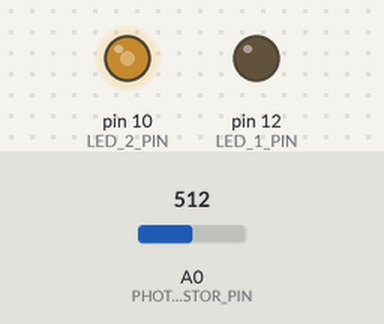
The sketch below on a simulated Arduino Uno, built with avr-gcc and run on an emulated ATmega328P. Parts: output pins drawn as LEDs (lit = HIGH). The inputs (shaded band) are chosen by the test bench; at power-on: A0 (PHOTORESISTOR_PIN) = 512.

Above: at 1.2 s.
1.3 s: A0 (PHOTORESISTOR_PIN) set to 320
At 2.3 s:
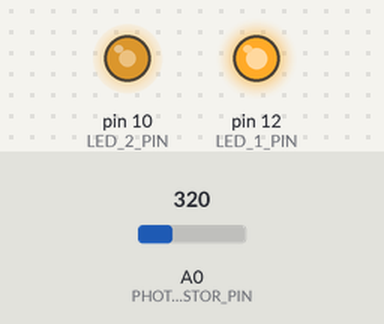
2.8 s: A0 (PHOTORESISTOR_PIN) set to 340
At 3.5 s:
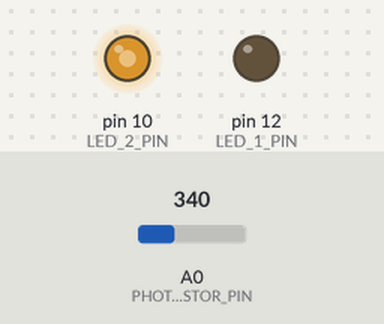
4.3 s: A0 (PHOTORESISTOR_PIN) set to 122
At 4.6 s:
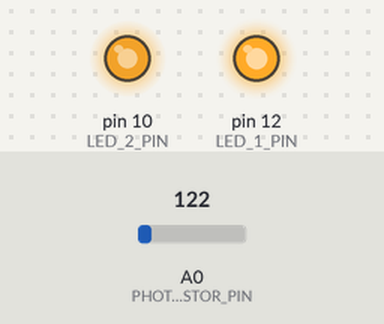
5.8 s: A0 (PHOTORESISTOR_PIN) set to 900
At 7.0 s:
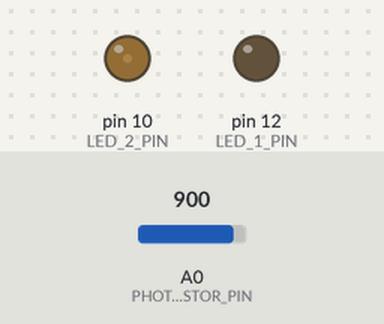
7.3 s: A0 (PHOTORESISTOR_PIN) set to 1023
At 8.1 s:
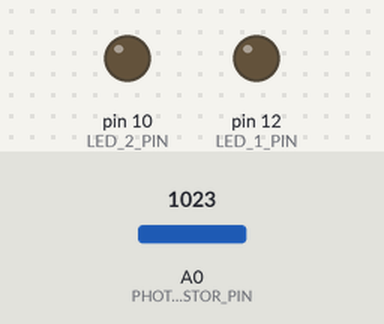
Timing chart, 0 to 9.8 s (numbered marks = the images above; inputs shaded):
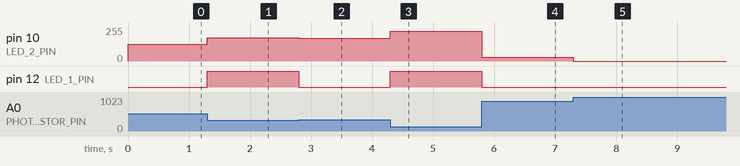

Measured:
- after the input at 1.3 s, pin 10 (LED_2_PIN): 127/255 → 175/255 at once; pin 12 (LED_1_PIN): LOW → HIGH at once
- after the input at 2.8 s, pin 10 (LED_2_PIN): 175/255 → 170/255 at once; pin 12 (LED_1_PIN): HIGH → LOW at once
- after the input at 4.3 s, pin 10 (LED_2_PIN): 170/255 → 225/255 at once; pin 12 (LED_1_PIN): LOW → HIGH at once
- after the input at 5.8 s, pin 10 (LED_2_PIN): 225/255 → 30/255 at once; pin 12 (LED_1_PIN): HIGH → LOW at once
- after the input at 7.3 s, pin 10 (LED_2_PIN): 30/255 → 0/255 at once

The sketch:

Power_LEDs.ino
```cpp
// Power LEDs

/* The code reads a photoresistor connected to an analog pin. Based on the measured luminosity,
it controls two LEDs: one will turn on when it's dark and the other will adjust its brightness based on the measured
light intensity. */

// Define pin assignments and threshold values
#define PHOTORESISTOR_PIN A0
#define LED_1_PIN 12
#define LED_2_PIN 10
#define LUMINOSITY_NIGHT_THRESHOLD 330 // Threshold for detecting night time

void setup() {
  // Set LED pins as outputs
  pinMode(LED_1_PIN, OUTPUT);
  pinMode(LED_2_PIN, OUTPUT);
}

void loop() {
  // Read the light intensity from the photoresistor
  int luminosity = analogRead(PHOTORESISTOR_PIN);

  // Control LED 1 based on the measured luminosity
  if (luminosity < LUMINOSITY_NIGHT_THRESHOLD) {
    digitalWrite(LED_1_PIN, HIGH); // Turn on LED 1 when it's dark
  } else {
    digitalWrite(LED_1_PIN, LOW); // Turn off LED 1 when it's not dark
  }

  // Adjust brightness of LED 2 based on the measured light intensity
  int brightness = 255 - luminosity / 4; // Calculate brightness inversely proportional to light intensity
  analogWrite(LED_2_PIN, brightness); // Set LED 2 brightness level
}
```
